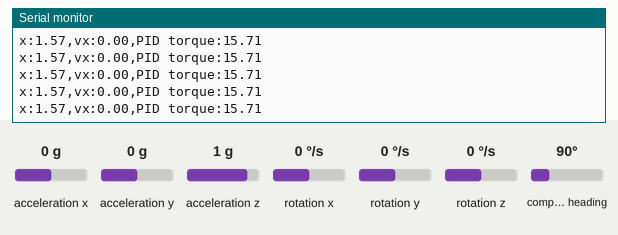
The sketch below on a simulated Arduino Uno, built with avr-gcc and run on an emulated ATmega328P. On the bench: the last lines printed to the serial monitor. The test bench sets the inputs (shaded band); at power-on: rotation x 0 °/s, compass heading 90°, acceleration x 0 g, acceleration y 0 g, acceleration z 1 g, rotation y 0 °/s, rotation z 0 °/s.

Above: at 2.2 s.
2.3 s: rotation x set to -192 °/s
At 2.37 s:
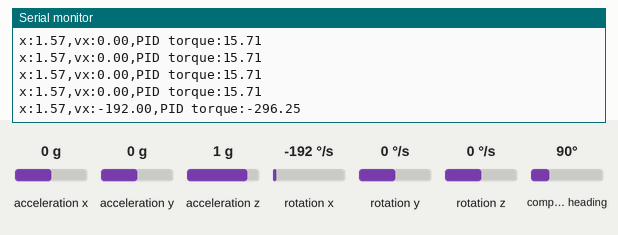
3.8 s: rotation x set to 100 °/s
At 3.84 s:
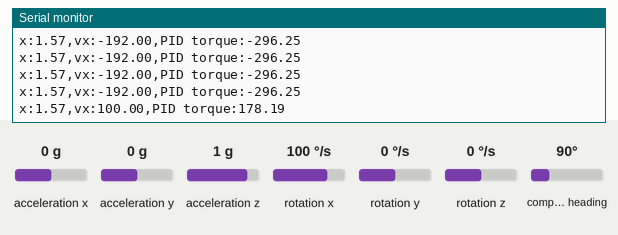
6.8 s: compass heading set to 7°
At 6.88 s:
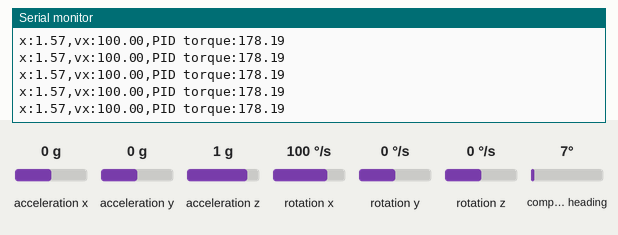
8.3 s: rotation x set to -100 °/s
At 8.35 s:
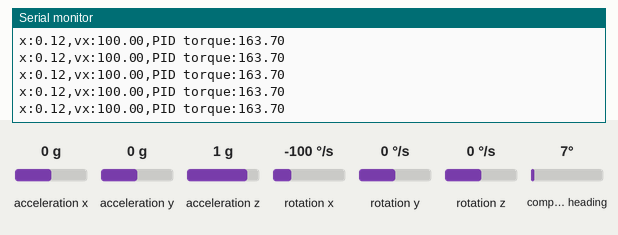
Timing chart, 0 to 11.3 s (numbered marks = the images above; inputs shaded):
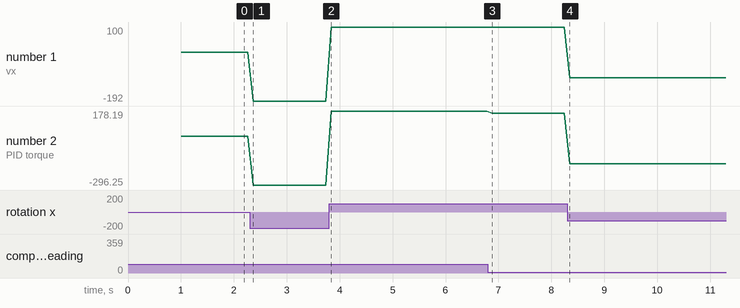

Measured:
- after the input at 2.3 s, the serial monitor: prints a new line after 0.07 s (image 1)
- after the input at 3.8 s, the serial monitor: prints a new line at once (image 2)
- plotted number 1: 0 → -192 after the input at 2.3 s, -192 → 100 after the input at 3.8 s, 100 → -100 after the input at 8.3 s
- plotted number 2: 15.71 → -296.25 after the input at 2.3 s, -296.25 → 178.19 after the input at 3.8 s, 178.19 → 163.7 after the input at 6.8 s, 163.7 → -161.26 after the input at 8.3 s

The sketch:

Controller.ino
```cpp
#include <Wire.h>
#include <Adafruit_Sensor.h>
#include <Adafruit_BNO055.h>
#include <utility/imumaths.h>
#include <math.h>

#define PI (3.14159265358979)

// SDA to A4
// SCL to A5
// bno055 setup

Adafruit_BNO055 bno = Adafruit_BNO055(55);

void setup(void)
{
  Serial.begin(9600);
  Serial.println("Orientation Sensor Test"); Serial.println("");

  /* Initialize the sensor */
  if(!bno.begin())
  {
    /* There was a problem detecting the BNO055 ... check your connections */
    Serial.print("Ooops, no BNO055 detected ... Check your wiring or I2C ADDR!");
    while(1);
  }

  delay(1000);

  bno.setExtCrystalUse(true);


}

double kP = 10;
double kI = 0;
double kD = 1.6248;
double inte = 0;

double setpoint = 0;
double dt = .01;
double integral_clipping = 3; // max integral value

void loop(void)
{
  /* Get a new sensor event */
  sensors_event_t orientationData;
  sensors_event_t angVelocityData;
  bno.getEvent(&orientationData, Adafruit_BNO055::VECTOR_EULER);
  bno.getEvent(&angVelocityData, Adafruit_BNO055::VECTOR_GYROSCOPE);

  // rotational position in rad
  // angular velocity in rad/s

  double x = 0;
  double vx = 0;

  x = orientationData.orientation.x;
  x = x * (PI / 180.0);
  vx = angVelocityData.gyro.x;

  Serial.print("x:");
  Serial.print(x);
  Serial.print(",");
  Serial.print("vx:");
  Serial.print(vx);


  double wrapped_x = fmod(x - setpoint, 2 * PI);
  if (wrapped_x > PI) {
    wrapped_x -= 2*PI;
  }
  else if (wrapped_x < -PI) {
    wrapped_x += 2*PI;
  }

  inte += wrapped_x * dt;

  // arb clipping

  inte = constrain(inte, -integral_clipping, integral_clipping);
  double out_torque = kP * wrapped_x + kI * inte + kD * vx;
  Serial.print(",");
  Serial.print("PID torque:");
  Serial.println(out_torque);


  delay(100);
}
```
